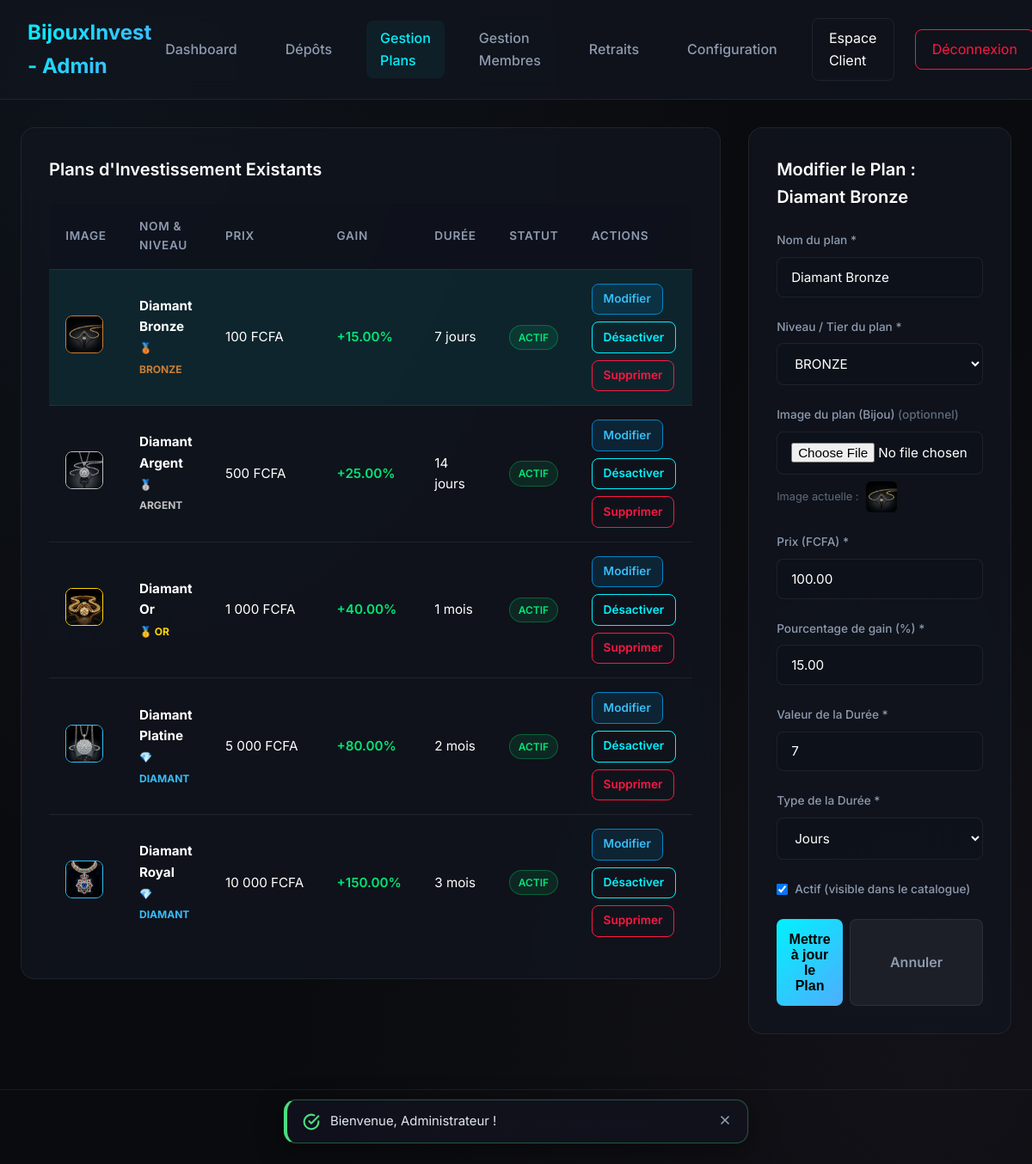
Page /admin/plans.php?edit_id=1 (signed in) on the committed database.
### tables this page shows
CREATE TABLE IF NOT EXISTS `plans` (
  `id` INT AUTO_INCREMENT PRIMARY KEY,
  `nom` VARCHAR(100) NOT NULL,
  `prix` DECIMAL(15, 2) NOT NULL,
  `pourcentage` DECIMAL(5, 2) NOT NULL,
  `duree_valeur` INT NOT NULL,
  `duree_type` VARCHAR(10) NOT NULL,
  `statut` TINYINT(1) NOT NULL DEFAULT 1,
  `niveau` VARCHAR(50) DEFAULT 'BRONZE',
  `description` TEXT DEFAULT NULL,
  `image` VARCHAR(255) DEFAULT NULL,
  `created_at` DATETIME DEFAULT CURRENT_TIMESTAMP
);

### config.php (called while the page is built, shortened)
<?php
function e($value) {
    return htmlspecialchars($value ?? '', ENT_QUOTES, 'UTF-8');
}
function csrf_token() {
    return $_SESSION['csrf_token'];
}
function format_money($amount) {
    return number_format($amount, 0, ',', "\u{00A0}") . "\u{00A0}FCFA";
}
function get_theme_class() {
    global $db;
    static $theme_class = null;
    if ($theme_class !== null) {
        return $theme_class;
    }
    try {
        $stmt = $db->query("SELECT key_value FROM settings WHERE key_name = 'site_theme'");
        $theme = $stmt->fetchColumn();
        if ($theme === 'light') {
            $theme_class = 'theme-light';
        } else {
            $theme_class = '';
        }
    } catch (Exception $e) {
        $theme_class = '';
    }
    return $theme_class;
}
    ?>

### functions.php (called while the page is built, shortened)
<?php
function get_plan_tier_info($i, $nom = '', $niveau = '') {
    $themes = [
        'BRONZE'  => ['badge' => '🥉 BRONZE',  'border' => '#cd7f32', 'glow' => 'rgba(205, 127, 50, 0.25)', 'badge_bg' => 'rgba(205, 127, 50, 0.15)'],
        'ARGENT'  => ['badge' => '🥈 ARGENT',  'border' => '#c0c0c0', 'glow' => 'rgba(192, 192, 192, 0.25)', 'badge_bg' => 'rgba(192, 192, 192, 0.15)'],
        'OR'      => ['badge' => '🥇 OR',      'border' => '#ffd700', 'glow' => 'rgba(255, 215, 0, 0.25)', 'badge_bg' => 'rgba(255, 215, 0, 0.15)'],
        'DIAMANT' => ['badge' => '💎 DIAMANT', 'border' => '#38bdf8', 'glow' => 'rgba(56, 189, 248, 0.25)', 'badge_bg' => 'rgba(56, 189, 248, 0.15)'],
        'RUBIS'   => ['badge' => '👑 RUBIS',   'border' => '#f43f5e', 'glow' => 'rgba(244, 63, 94, 0.25)', 'badge_bg' => 'rgba(244, 63, 94, 0.15)'],
    ];
    $key = strtoupper(trim($niveau));
    if (!empty($key) && isset($themes[$key])) {
        return $themes[$key];
    }
    $lower = mb_strtolower($nom);
    if (strpos($lower, 'diamant') !== false) return $themes['DIAMANT'];
    $list = array_values($themes);
    return $list[$i % count($list)];
}

### admin/plans.php (the view, shortened to what this page needs)
<?php
require_once __DIR__ . '/../config.php';
require_once __DIR__ . '/../functions.php';
try {
    $db->exec("ALTER TABLE plans ADD COLUMN niveau VARCHAR(50) DEFAULT 'BRONZE'");
} catch (Exception $e) {
}
$edit_plan = null;
if (isset($_GET['edit_id'])) {
    $edit_id = (int)$_GET['edit_id'];
    $stmtE = $db->prepare("SELECT * FROM plans WHERE id = :id");
    $stmtE->execute(['id' => $edit_id]);
    $edit_plan = $stmtE->fetch();
}
$stmtPlans = $db->query("SELECT * FROM plans ORDER BY prix ASC");
$plans = $stmtPlans->fetchAll();
?>
<!DOCTYPE html>
<html lang="fr">
<head>
    <link rel="stylesheet" href="../assets/css/style.css?v=<?php echo filemtime(__DIR__ . '/../assets/css/style.css'); ?>">
</head>
<body class="<?php echo get_theme_class(); ?>">
<nav class="navbar admin-navbar">
    <a href="dashboard.php" class="nav-brand">BijouxInvest - Admin</a>
    <div class="nav-links">
        <a href="dashboard.php" class="nav-link">Dashboard</a>
        <a href="deposits.php" class="nav-link">Dépôts </a>
        <a href="plans.php" class="nav-link active">Gestion Plans</a>
        <a href="users.php" class="nav-link">Gestion Membres</a>
        <a href="withdrawals.php" class="nav-link">Retraits </a>
        <a href="settings.php" class="nav-link">Configuration</a>
        <a href="../dashboard.php" class="nav-btn-outline">Espace Client</a>
        <a href="../logout.php" class="nav-btn-outline" style="border-color: var(--danger); color: var(--danger);">Déconnexion</a>
    </div>
</nav>
<div class="container">
    <div class="grid-2col">
        <div>
            <div class="card">
                <h2 class="card-title">Plans d'Investissement Existants</h2>
                <?php if (empty($plans)): ?>
                    <div class="empty-state">
                        <p>Aucun plan créé pour le moment.</p>
                    </div>
                <?php else: ?>
                    <div class="table-responsive desktop-only" style="border: none;">
                        <table style="background: transparent;">
                            <thead>
                                <tr>
                                    <th>Image</th>
                                    <th>Nom & Niveau</th>
                                    <th>Prix</th>
                                    <th>Gain</th>
                                    <th>Durée</th>
                                    <th>Statut</th>
                                    <th>Actions</th>
                                </tr>
                            </thead>
                            <tbody>
                                <?php foreach ($plans as $i => $p):
                                    $tier = get_plan_tier_info($i, $p['nom'], $p['niveau'] ?? '');
                                ?>
                                    <tr <?php echo ($edit_plan && $edit_plan['id'] == $p['id']) ? 'style="background: rgba(0, 242, 254, 0.08);"' : ''; ?>>
                                        <td>
                                            <?php if ($p['image']): ?>
                                                <img src="../<?php echo e($p['image']); ?>" style="width:44px;height:44px;border-radius:8px;object-fit:cover;border:1px solid <?php echo $tier['border']; ?>;" alt="">
                                            <?php else: ?>
                                                <span style="display:inline-flex;color:var(--primary);"><svg width="22" height="22" viewBox="0 0 24 24" fill="none" stroke="currentColor" stroke-width="2"><path d="M6 3h12l4 6-10 12L2 9z"/><path d="M11 3 8 9l3 12 3-12-3-6z"/><path d="M2 9h20"/></svg></span>
                                            <?php endif; ?>
                                        </td>
                                        <td>
                                            <strong><?php echo e($p['nom']); ?></strong><br>
                                            <span style="font-size:0.75rem; color:<?php echo $tier['border']; ?>; font-weight:700;">
                                                <?php echo $tier['badge']; ?>
                                            </span>
                                        </td>
                                        <td><?php echo format_money($p['prix']); ?></td>
                                        <td style="color: var(--success); font-weight: 600;">+<?php echo e($p['pourcentage']); ?>%</td>
                                        <td><?php echo e($p['duree_valeur']); ?> <?php echo e($p['duree_type']); ?></td>
                                        <td>
                                            <?php if ($p['statut'] == 1): ?>
                                                <span class="badge badge-approved">Actif</span>
                                            <?php else: ?>
                                                <span class="badge badge-rejected">Inactif</span>
                                            <?php endif; ?>
                                        </td>
                                        <td>
                                            <div class="actions-cell">
                                                <a href="plans.php?edit_id=<?php echo $p['id']; ?>" class="btn-admin-action" style="background: rgba(2,132,199,0.15); border-color: #0284c7; color: #38bdf8;">
                                                    Modifier
                                                </a>
                                                <a href="plans.php?action=toggle&id=<?php echo $p['id']; ?>&csrf_token=<?php echo e(csrf_token()); ?>" class="btn-admin-action">
                                                    <?php echo $p['statut'] == 1 ? 'Désactiver' : 'Activer'; ?>
                                                </a>
                                                <a href="plans.php?action=delete&id=<?php echo $p['id']; ?>&csrf_token=<?php echo e(csrf_token()); ?>" class="btn-admin-action-danger" onclick="return confirm('Voulez-vous vraiment supprimer ce plan ?');">
                                                    Supprimer
                                                </a>
                                            </div>
                                        </td>
                                    </tr>
                                <?php endforeach; ?>
                            </tbody>
                        </table>
                    </div>
                <?php endif; ?>
            </div>
        </div>
        <div>
            <div class="card">
                <h2 class="card-title">
                    <?php echo $edit_plan ? 'Modifier le Plan : ' . e($edit_plan['nom']) : 'Nouveau Plan ("Bijou")'; ?>
                </h2>
                <form action="plans.php" method="POST" enctype="multipart/form-data">
                    <div class="form-group">
                        <label for="nom" class="form-label">Nom du plan *</label>
                        <input type="text" id="nom" name="nom" class="form-control" placeholder="Ex: Bague Rubis" value="<?php echo $edit_plan ? e($edit_plan['nom']) : ''; ?>" required>
                    </div>
                    <div class="form-group">
                        <label for="niveau" class="form-label">Niveau / Tier du plan *</label>
                        <select id="niveau" name="niveau" class="form-control" style="background: rgba(14, 18, 27, 0.8);" required>
                            <?php
                                $cur_niveau = $edit_plan ? strtoupper($edit_plan['niveau'] ?? 'BRONZE') : 'BRONZE';
                            ?>
                            <option value="BRONZE" <?php echo ($cur_niveau === 'BRONZE') ? 'selected' : ''; ?>>BRONZE</option>
                        </select>
                    </div>
                    <div class="form-group">
                        <label for="image" class="form-label">Image du plan (Bijou) <?php echo $edit_plan ? '<span style="color:var(--text-muted);">(optionnel)</span>' : '*'; ?></label>
                        <input type="file" id="image" name="image" class="form-control" accept="image/*" <?php echo $edit_plan ? '' : 'required'; ?>>
                        <?php if ($edit_plan && !empty($edit_plan['image'])): ?>
                            <div style="margin-top:0.5rem; display:flex; align-items:center; gap:0.5rem;">
                                <span style="font-size:0.8rem; color:var(--text-muted);">Image actuelle :</span>
                                <img src="../<?php echo e($edit_plan['image']); ?>" style="width:36px; height:36px; border-radius:6px; object-fit:cover;" alt="">
                            </div>
                        <?php endif; ?>
                    </div>
                    <div class="form-group">
                        <label for="prix" class="form-label">Prix (FCFA) *</label>
                        <input type="number" step="0.01" min="0.01" id="prix" name="prix" class="form-control" placeholder="Ex: 100.00" value="<?php echo $edit_plan ? e($edit_plan['prix']) : ''; ?>" required>
                    </div>
                    <div class="form-group">
                        <label for="pourcentage" class="form-label">Pourcentage de gain (%) *</label>
                        <input type="number" step="0.1" min="0.1" id="pourcentage" name="pourcentage" class="form-control" placeholder="Ex: 15.0" value="<?php echo $edit_plan ? e($edit_plan['pourcentage']) : ''; ?>" required>
                    </div>
                    <div class="form-group">
                        <label for="duree_valeur" class="form-label">Valeur de la Durée *</label>
                        <input type="number" min="1" id="duree_valeur" name="duree_valeur" class="form-control" placeholder="Ex: 7" value="<?php echo $edit_plan ? e($edit_plan['duree_valeur']) : ''; ?>" required>
                    </div>
                    <div class="form-group">
                        <label for="duree_type" class="form-label">Type de la Durée *</label>
                        <select id="duree_type" name="duree_type" class="form-control" style="background: rgba(14, 18, 27, 0.8);" required>
                            <option value="jours" <?php echo ($edit_plan && $edit_plan['duree_type'] === 'jours') ? 'selected' : ''; ?>>Jours</option>
                        </select>
                    </div>
                    <div class="form-group" style="display: flex; align-items: center; gap: 0.5rem; margin-top: 1.5rem;">
                        <input type="checkbox" id="statut" name="statut" <?php echo (!$edit_plan || $edit_plan['statut'] == 1) ? 'checked' : ''; ?> style="width: auto;">
                        <label for="statut" class="form-label" style="margin-bottom: 0; cursor: pointer;">Actif (visible dans le catalogue)</label>
                    </div>
                    <div style="display:flex; gap:0.5rem; margin-top:1.5rem;">
                        <button type="submit" class="btn-submit" style="flex:1; margin-top:0;">
                            <?php echo $edit_plan ? 'Mettre à jour le Plan' : 'Créer le Plan'; ?>
                        </button>
                        <?php if ($edit_plan): ?>
                            <a href="plans.php" class="btn-cancel" style="padding:0.6rem 1rem; text-decoration:none; display:flex; align-items:center; justify-content:center;">Annuler</a>
                        <?php endif; ?>
                    </div>
                </form>
            </div>
        </div>
    </div>
</div>
<footer class="site-footer">
    <p>&copy; 2026 BijouxInvest Admin. Tous droits réservés.</p>
</footer>
</body>
</html>

### rows in the picture
plans: image (picture), nom "Diamant Bronze", nom+niveau "🥉 BRONZE", prix "100 FCFA", pourcentage "15.00", duree_valeur "7", duree_type "jours", shows "ACTIF", shows "Désactiver", niveau "BRONZE", prix "100.00", duree_type "Jours", statut "☑"
plans: image (picture), nom "Diamant Argent", nom+niveau "🥈 ARGENT", prix "500 FCFA", pourcentage "25.00", duree_valeur "14", duree_type "jours", statut "ACTIF"
plans: image (picture), nom "Diamant Or", nom+niveau "🥇 OR", prix "1 000 FCFA", pourcentage "40.00", duree_valeur "1", duree_type "mois", statut "ACTIF"
plans: image (picture), nom "Diamant Platine", nom+niveau "💎 DIAMANT", prix "5 000 FCFA", pourcentage "80.00", duree_valeur "2", duree_type "mois", statut "ACTIF"
plans: image (picture), nom "Diamant Royal", nom+niveau "💎 DIAMANT", prix "10 000 FCFA", pourcentage "150.00", duree_valeur "3", duree_type "mois", statut "ACTIF"
